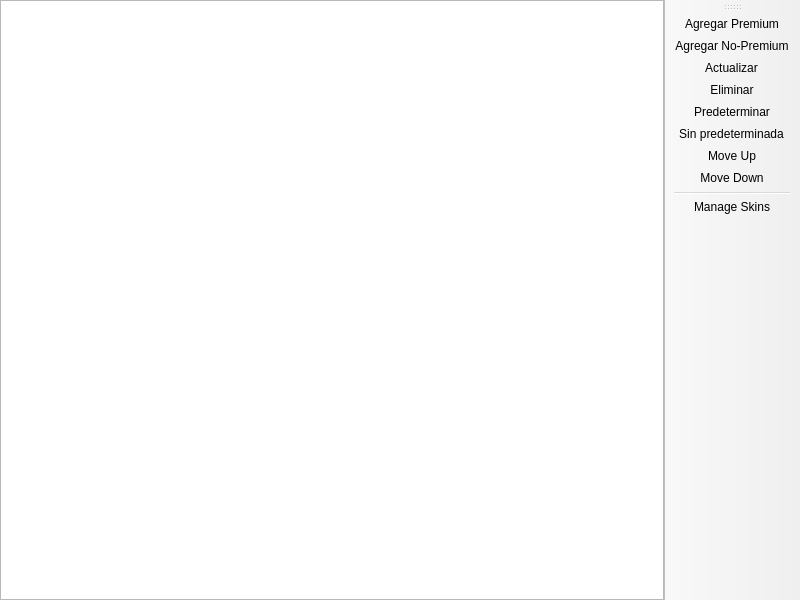
<?xml version="1.0" encoding="UTF-8"?>
<ui version="4.0">
 <class>AccountListPage</class>
 <widget class="QMainWindow" name="AccountListPage">
  <property name="geometry">
   <rect>
    <x>0</x>
    <y>0</y>
    <width>800</width>
    <height>600</height>
   </rect>
  </property>
  <widget class="QWidget" name="centralwidget">
   <layout class="QHBoxLayout" name="horizontalLayout">
    <property name="leftMargin">
     <number>0</number>
    </property>
    <property name="topMargin">
     <number>0</number>
    </property>
    <property name="rightMargin">
     <number>0</number>
    </property>
    <property name="bottomMargin">
     <number>0</number>
    </property>
    <item>
     <widget class="VersionListView" name="listView">
      <property name="alternatingRowColors">
       <bool>true</bool>
      </property>
      <property name="rootIsDecorated">
       <bool>false</bool>
      </property>
      <property name="itemsExpandable">
       <bool>false</bool>
      </property>
      <property name="allColumnsShowFocus">
       <bool>true</bool>
      </property>
      <attribute name="headerStretchLastSection">
       <bool>false</bool>
      </attribute>
     </widget>
    </item>
   </layout>
  </widget>
  <widget class="WideBar" name="toolBar">
   <attribute name="toolBarArea">
    <enum>RightToolBarArea</enum>
   </attribute>
   <attribute name="toolBarBreak">
    <bool>false</bool>
   </attribute>
   <addaction name="actionAddMicrosoft"/>
   <addaction name="actionAddOffline"/>
   <addaction name="actionRefresh"/>
   <addaction name="actionRemove"/>
   <addaction name="actionSetDefault"/>
   <addaction name="actionNoDefault"/>
   <addaction name="actionMoveUp"/>
   <addaction name="actionMoveDown"/>
   <addaction name="separator"/>
   <addaction name="actionManageSkins"/>
  </widget>
  <action name="actionSetDefault">
   <property name="icon">
    <iconset theme="star"/>
   </property>
   <property name="text">
    <string>&amp;Predeterminar</string>
   </property>
  </action>
  <action name="actionNoDefault">
   <property name="checkable">
    <bool>true</bool>
   </property>
   <property name="text">
    <string>&amp;Sin predeterminada</string>
   </property>
  </action>
  <action name="actionManageSkins">
   <property name="icon">
    <iconset theme="accounts"/>
   </property>
   <property name="text">
    <string>&amp;Manage Skins</string>
   </property>
   <property name="toolTip">
    <string>Manage Skins</string>
   </property>
  </action>
  <action name="actionAddMicrosoft">
   <property name="icon">
    <iconset theme="accounts"/>
   </property>
   <property name="text">
    <string>&amp;Agregar Premium</string>
   </property>
  </action>
  <action name="actionAddOffline">
   <property name="icon">
    <iconset theme="noaccounts"/>
   </property>
   <property name="text">
    <string>Agregar &amp;No-Premium</string>
   </property>
  </action>
  <action name="actionRefresh">
   <property name="icon">
    <iconset theme="refresh"/>
   </property>
   <property name="text">
    <string>&amp;Actualizar</string>
   </property>
   <property name="toolTip">
    <string>Actualizar tokens de la cuenta</string>
   </property>
  </action>
  <action name="actionRemove">
   <property name="icon">
    <iconset theme="delete"/>
   </property>
   <property name="text">
    <string>Elimi&amp;nar</string>
   </property>
  </action>
  <action name="actionMoveUp">
   <property name="text">
    <string>Move &amp;Up</string>
   </property>
  </action>
  <action name="actionMoveDown">
   <property name="text">
    <string>Move &amp;Down</string>
   </property>
  </action>
 </widget>
 <customwidgets>
  <customwidget>
   <class>VersionListView</class>
   <extends>QTreeView</extends>
   <header>ui/widgets/VersionListView.h</header>
  </customwidget>
  <customwidget>
   <class>WideBar</class>
   <extends>QToolBar</extends>
   <header>ui/widgets/WideBar.h</header>
  </customwidget>
 </customwidgets>
 <resources/>
 <connections/>
</ui>
